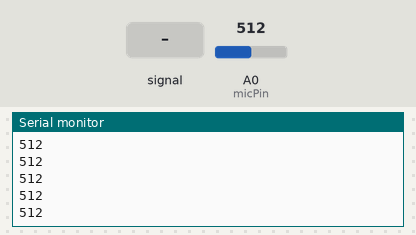
This sketch was run on a simulated Arduino Uno, built with avr-gcc and run on an emulated ATmega328P. Shown: the last lines printed to the serial monitor. The inputs (shaded band) are chosen by the test bench; at power-on: A0 (micPin) = 512.

Above: at 1.2 s.
1.3 s: A0 (micPin) fed a 200 Hz sine of ±81 counts around its level
At 1.8 s:
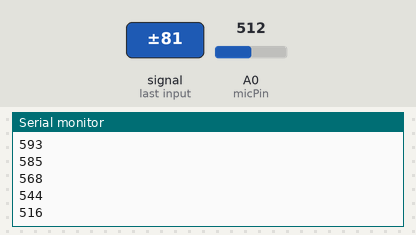
2.8 s: A0 (micPin) set to 716
At 3.3 s:
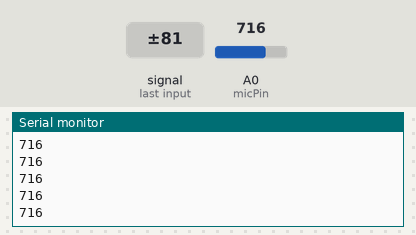
4.3 s: A0 (micPin) fed a 1000 Hz sine of ±255 counts around its level
5.8 s: A0 (micPin) set to 1023
At 6.3 s:
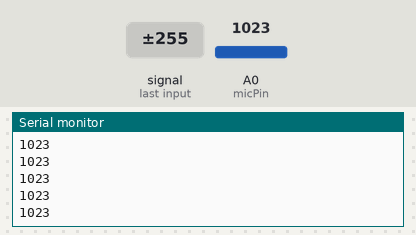
Timing chart, 0 to 8.3 s (numbered marks = the images above; inputs shaded):
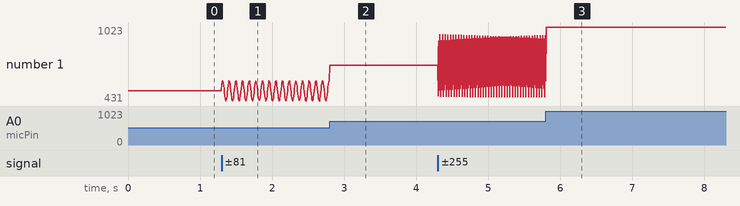

The sketch:

mic_test.ino
```cpp
int MicVolume = 0;
int micPin = 14;

void setup() {
  // put your setup code here, to run once:
  Serial.begin(115200);
}

void loop() {
  // put your main code here, to run repeatedly:
  MicVolume = (analogRead(micPin));
  Serial.println(MicVolume);
  delay(5);
}
```

Measured:
- after the input at 1.3 s, the serial monitor: prints a new line at once (image 1)
- plotted number 1: 512 → 591 after the input at 1.3 s
